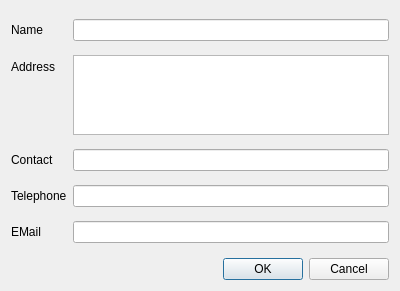
<?xml version="1.0" encoding="UTF-8"?>
<ui version="4.0">
 <class>dlgProveedor</class>
 <widget class="QDialog" name="dlgProveedor">
  <property name="geometry">
   <rect>
    <x>0</x>
    <y>0</y>
    <width>400</width>
    <height>291</height>
   </rect>
  </property>
  <property name="windowTitle">
   <string>Material Provideer</string>
  </property>
  <layout class="QVBoxLayout" name="verticalLayout">
   <item>
    <layout class="QFormLayout" name="formLayout">
     <item row="0" column="0">
      <widget class="QLabel" name="label">
       <property name="text">
        <string>Name</string>
       </property>
      </widget>
     </item>
     <item row="0" column="1">
      <widget class="QLineEdit" name="txtName"/>
     </item>
     <item row="1" column="0">
      <widget class="QLabel" name="label_2">
       <property name="text">
        <string>Address</string>
       </property>
      </widget>
     </item>
     <item row="2" column="0">
      <widget class="QLabel" name="label_3">
       <property name="text">
        <string>Contact</string>
       </property>
      </widget>
     </item>
     <item row="4" column="0">
      <widget class="QLabel" name="label_4">
       <property name="text">
        <string>Telephone</string>
       </property>
      </widget>
     </item>
     <item row="4" column="1">
      <widget class="QLineEdit" name="txtTelephone"/>
     </item>
     <item row="5" column="0">
      <widget class="QLabel" name="label_5">
       <property name="text">
        <string>EMail</string>
       </property>
      </widget>
     </item>
     <item row="5" column="1">
      <widget class="QLineEdit" name="txtEMail"/>
     </item>
     <item row="1" column="1">
      <widget class="QPlainTextEdit" name="txtAddress">
       <property name="maximumSize">
        <size>
         <width>16777215</width>
         <height>80</height>
        </size>
       </property>
      </widget>
     </item>
     <item row="2" column="1">
      <widget class="QLineEdit" name="txtContact"/>
     </item>
    </layout>
   </item>
   <item>
    <widget class="QDialogButtonBox" name="buttonBox">
     <property name="orientation">
      <enum>Qt::Horizontal</enum>
     </property>
     <property name="standardButtons">
      <set>QDialogButtonBox::Cancel|QDialogButtonBox::Ok</set>
     </property>
    </widget>
   </item>
  </layout>
 </widget>
 <resources/>
 <connections>
  <connection>
   <sender>buttonBox</sender>
   <signal>accepted()</signal>
   <receiver>dlgProveedor</receiver>
   <slot>accept()</slot>
   <hints>
    <hint type="sourcelabel">
     <x>248</x>
     <y>254</y>
    </hint>
    <hint type="destinationlabel">
     <x>157</x>
     <y>274</y>
    </hint>
   </hints>
  </connection>
  <connection>
   <sender>buttonBox</sender>
   <signal>rejected()</signal>
   <receiver>dlgProveedor</receiver>
   <slot>reject()</slot>
   <hints>
    <hint type="sourcelabel">
     <x>316</x>
     <y>260</y>
    </hint>
    <hint type="destinationlabel">
     <x>286</x>
     <y>274</y>
    </hint>
   </hints>
  </connection>
 </connections>
</ui>
